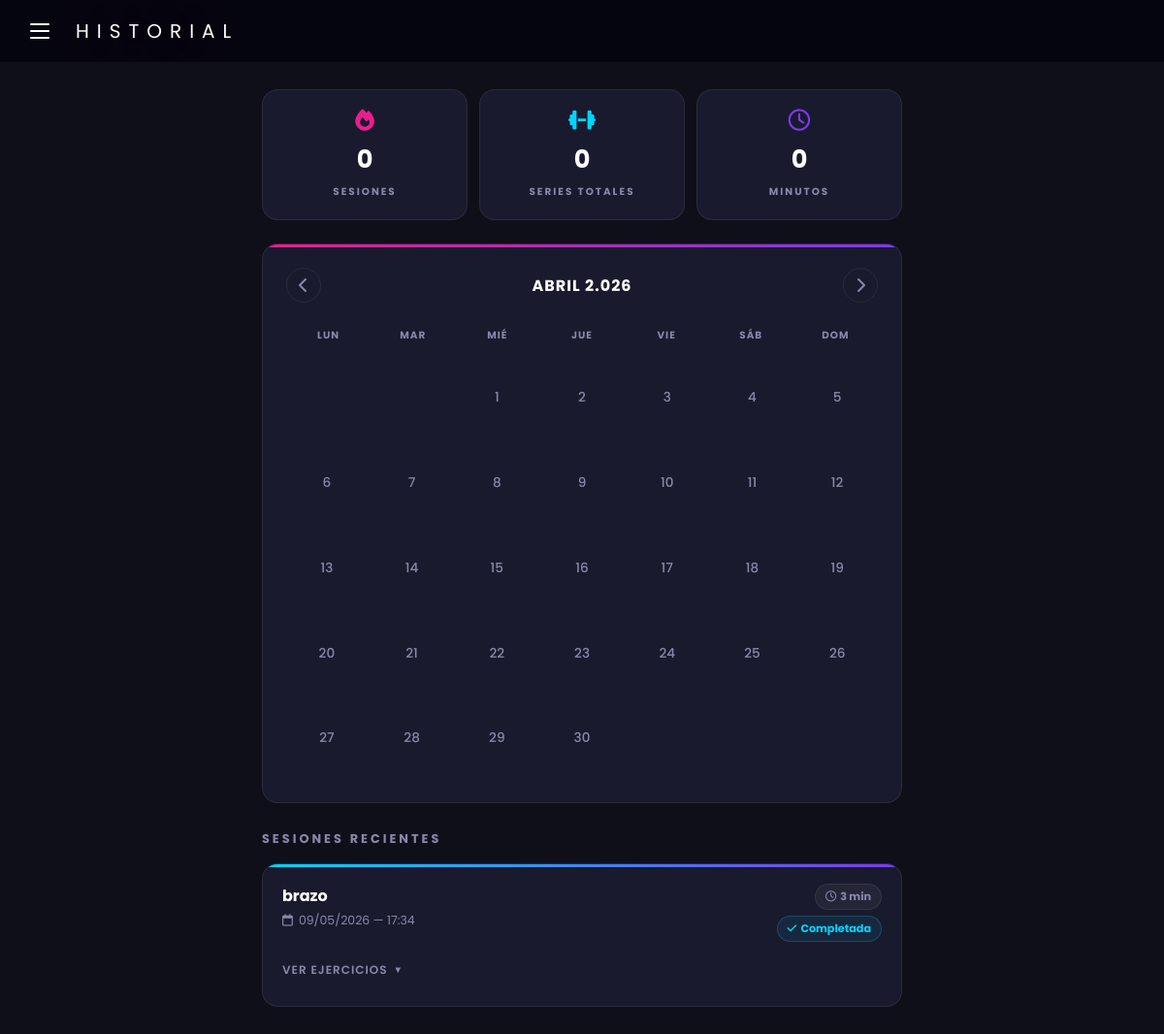
Before: /rutinas/historial/?mes=4&año= (signed in) with the older database file.
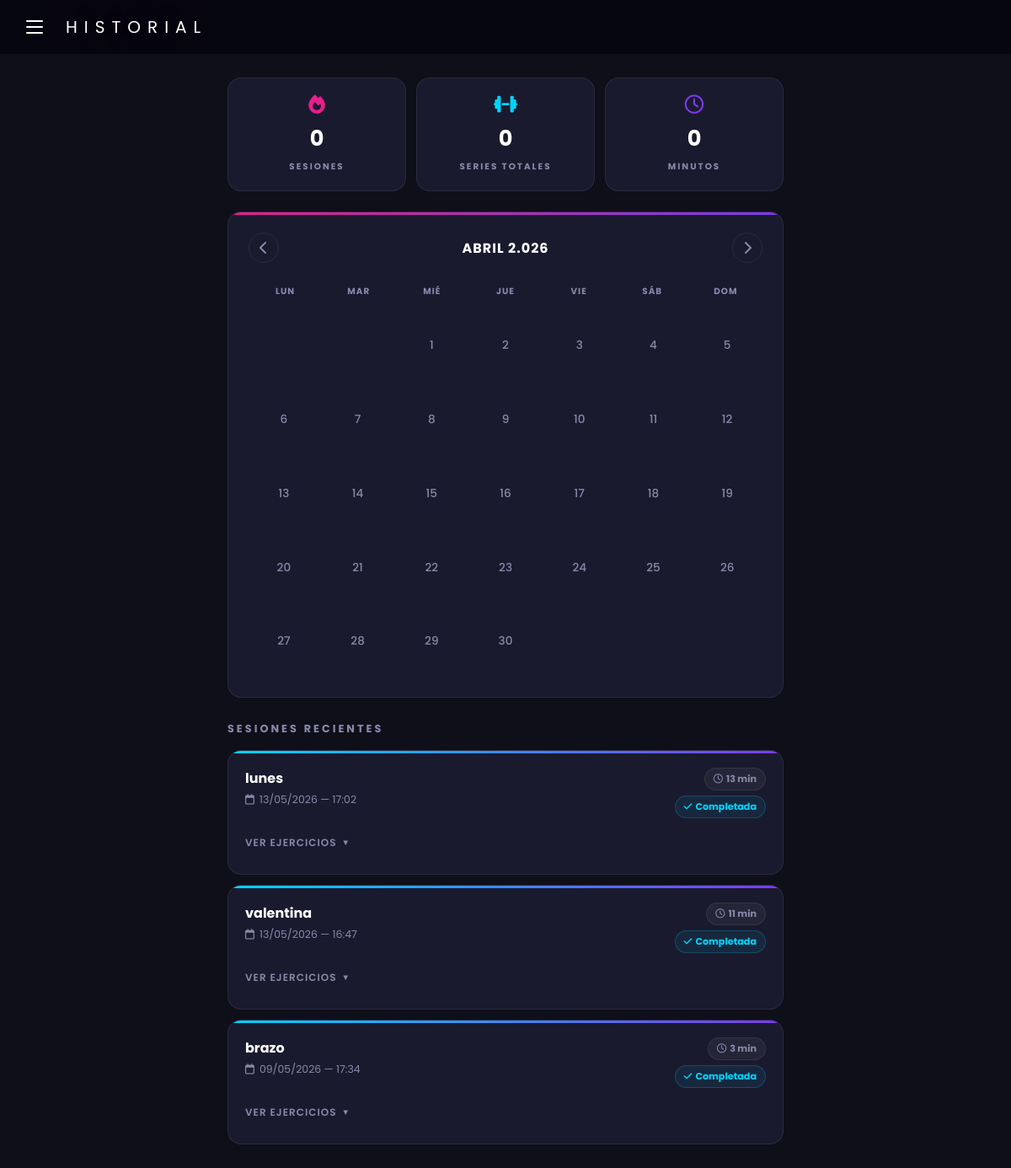
After: the same page with the newer database file.
### rutinas/models.py (models this page shows, shortened)
class SesionEntrenamiento(models.Model):
    rutina   = models.ForeignKey(Rutina,   on_delete=models.CASCADE, related_name='sesiones')
    usuario  = models.ForeignKey(Usuario,  on_delete=models.CASCADE, related_name='sesiones')
    fecha_inicio  = models.DateTimeField(auto_now_add=True)
    fecha_fin     = models.DateTimeField(null=True, blank=True)
    duracion_real = models.IntegerField(null=True, blank=True)
    completada    = models.BooleanField(default=False)
    class Meta:
        ordering = ['-fecha_inicio']

class Rutina(models.Model):
    TIPO_RUTINA = [
        ('predeterminada', 'Predeterminada'),
        ('personal', 'Personal'),
    ]
    TIPO_ENTRENAMIENTO = [
        ('crossfit',     'CrossFit'),
        ('fuerza',       'Fuerza'),
        ('cardio',       'Cardio'),
        ('funcional',    'Funcional'),
        ('hipertrofia',  'Hipertrofia'),
        ('flexibilidad', 'Flexibilidad'),
    ]
    NIVELES = [
        ('principiante', 'Principiante'),
        ('intermedio',   'Intermedio'),
        ('avanzado',     'Avanzado'),
    ]
    DIAS = [
        ('lun', 'Lunes'),
        ('mar', 'Martes'),
        ('mie', 'Miércoles'),
        ('jue', 'Jueves'),
        ('vie', 'Viernes'),
        ('sab', 'Sábado'),
        ('dom', 'Domingo'),
    ]
    id_rutina = models.AutoField(primary_key=True)
    id_usuario = models.ForeignKey(Usuario, on_delete=models.CASCADE, related_name='rutinas')
    nombre_rutina = models.CharField(max_length=100)
    descripcion = models.TextField(max_length=500, blank=True)
    tipo_rutina = models.CharField(max_length=20, choices=TIPO_RUTINA, default='personal')
    tipo_entrenamiento = models.CharField(max_length=20, choices=TIPO_ENTRENAMIENTO, default='funcional')
    duracion = models.IntegerField(default=45)
    nivel = models.CharField(max_length=20, choices=NIVELES, default='principiante')
    dias = models.CharField(max_length=50, blank=True)
    creada_en = models.DateTimeField(auto_now_add=True)
    fecha_creacion = models.DateTimeField(auto_now_add=True)

### rutinas/views.py (the view)
# urls.py: path('historial/', views.historial, name='historial'),
@login_required
def historial(request):
    hoy = date.today()
    mes = int(request.GET.get('mes', hoy.month))
    año = int(request.GET.get('anio', hoy.year))
    if mes == 1:
        mes_anterior = {'mes': 12, 'anio': año - 1}
    else:
        mes_anterior = {'mes': mes - 1, 'anio': año}
    if mes == 12:
        mes_siguiente = {'mes': 1, 'anio': año + 1}
    else:
        mes_siguiente = {'mes': mes + 1, 'anio': año}
    sesiones_mes = SesionEntrenamiento.objects.filter(
        usuario=request.user,
        fecha_inicio__year=año,
        fecha_inicio__month=mes,
        completada=True
    ).prefetch_related('series__rutina_ejercicio__id_ejercicio')
    dias_entrenados = set(s.fecha_inicio.day for s in sesiones_mes)
    sesiones_por_dia = {}
    for s in sesiones_mes:
        dia = s.fecha_inicio.day
        if dia not in sesiones_por_dia:
            sesiones_por_dia[dia] = []
        sesiones_por_dia[dia].append(s)
    semanas = cal.monthcalendar(año, mes)
    total_sesiones = sesiones_mes.count()
    total_series = sum(s.series.count() for s in sesiones_mes)
    total_minutos = sum(s.duracion_real or 0 for s in sesiones_mes)
    todas_sesiones = SesionEntrenamiento.objects.filter(
        usuario=request.user,
        completada=True
    ).prefetch_related('series__rutina_ejercicio__id_ejercicio').order_by('-fecha_inicio')
    MESES = ['', 'Enero', 'Febrero', 'Marzo', 'Abril', 'Mayo', 'Junio',
             'Julio', 'Agosto', 'Septiembre', 'Octubre', 'Noviembre', 'Diciembre']
    return render(request, 'rutinas/historial.html', {
        'sesiones': todas_sesiones,
        'semanas': semanas,
        'mes': mes,
        'año': año,
        'mes_nombre': MESES[mes],
        'dias_entrenados': dias_entrenados,
        'sesiones_por_dia': sesiones_por_dia,
        'mes_anterior': mes_anterior,
        'mes_siguiente': mes_siguiente,
        'hoy': hoy,
        'total_sesiones': total_sesiones,
        'total_series': total_series,
        'total_minutos': total_minutos,
    })

### templates/rutinas/historial.html (shortened to what this page needs)
{% load static %}
<!DOCTYPE html>
<html lang="es">
<head>
  <link rel="stylesheet" href="https://cdnjs.cloudflare.com/ajax/libs/font-awesome/6.5.0/css/all.min.css">
  <link rel="stylesheet" href="{% static 'css/historial.css' %}">
</head>
<body>
  <header class="topbar">
    <label for="sidebar-toggle" class="menu-btn">
      <span></span><span></span><span></span>
    </label>
    <span class="topbar-title">HISTORIAL</span>
  </header>
  <main class="main">
    <div class="stats-grid">
      <div class="stat-card">
        <i class="fa-solid fa-fire stat-icon" style="color:var(--neon-pink)"></i>
        <span class="stat-valor">{{ total_sesiones }}</span>
        <span class="stat-label">Sesiones</span>
      </div>
      <div class="stat-card">
        <i class="fa-solid fa-dumbbell stat-icon" style="color:var(--neon-cyan)"></i>
        <span class="stat-valor">{{ total_series }}</span>
        <span class="stat-label">Series totales</span>
      </div>
      <div class="stat-card">
        <i class="fa-regular fa-clock stat-icon" style="color:var(--neon-purple)"></i>
        <span class="stat-valor">{{ total_minutos }}</span>
        <span class="stat-label">Minutos</span>
      </div>
    </div>
    <div class="calendario-card">
      <div class="cal-header">
        <a href="?mes={{ mes_anterior.mes }}&año={{ mes_anterior.año }}" class="cal-nav-btn">
          <i class="fa-solid fa-chevron-left"></i>
        </a>
        <h2 class="cal-titulo">{{ mes_nombre }} {{ año }}</h2>
        <a href="?mes={{ mes_siguiente.mes }}&año={{ mes_siguiente.año }}" class="cal-nav-btn">
          <i class="fa-solid fa-chevron-right"></i>
        </a>
      </div>
      <div class="cal-dias-semana">
        <span>Lun</span><span>Mar</span><span>Mié</span>
        <span>Jue</span><span>Vie</span><span>Sáb</span><span>Dom</span>
      </div>
      <div class="cal-grid">
        {% for semana in semanas %}
          {% for dia in semana %}
            {% if dia == 0 %}
              <div class="cal-dia vacio"></div>
            {% else %}
              <div class="cal-dia
                {% if dia == hoy.day and mes == hoy.month and año == hoy.year %}hoy{% endif %}"
                {% if dia in dias_entrenados %}onclick="verSesion({{ dia }})"{% endif %}>
                <span class="cal-dia-num">{{ dia }}</span>
              </div>
            {% endif %}
          {% endfor %}
        {% endfor %}
      </div>
    </div>
    <div class="historial-lista">
      <h3 class="historial-titulo">Sesiones recientes</h3>
      {% for sesion in sesiones %}
      <div class="sesion-card" id="sesion-{{ sesion.fecha_inicio.day }}-{{ sesion.fecha_inicio.month }}">
        <div class="sesion-header">
          <div>
            <p class="sesion-rutina">{{ sesion.rutina.nombre_rutina }}</p>
            <p class="sesion-fecha">
              <i class="fa-regular fa-calendar"></i>
              {{ sesion.fecha_inicio|date:"d/m/Y" }} — {{ sesion.fecha_inicio|date:"H:i" }}
            </p>
          </div>
          <div class="sesion-badges">
            {% if sesion.duracion_real %}
            <span class="sesion-badge">
              <i class="fa-regular fa-clock"></i> {{ sesion.duracion_real }} min
            </span>
            {% endif %}
            <span class="sesion-badge sesion-badge-ok">
              <i class="fa-solid fa-check"></i> Completada
            </span>
          </div>
        </div>
        <details class="sesion-detalle">
          <summary>Ver ejercicios</summary>
        </details>
      </div>
      {% empty %}
      <div class="empty-historial">
        <i class="fa-solid fa-calendar-xmark"></i>
        <p>No tienes sesiones registradas aún.</p>
        <a href="{% url 'lista_rutinas' %}" class="btn-ir-rutinas">Ver mis rutinas</a>
      </div>
      {% endfor %}
    </div>
  </main>
</body>
</html>

Changed rows visible on the page:
added SesionEntrenamiento: rutina.nombre_rutina "lunes", fecha_inicio "13/05/2026", fecha_inicio "17:02", duracion_real "13"
added SesionEntrenamiento: rutina.nombre_rutina "valentina", fecha_inicio "13/05/2026", fecha_inicio "16:47", duracion_real "11"
